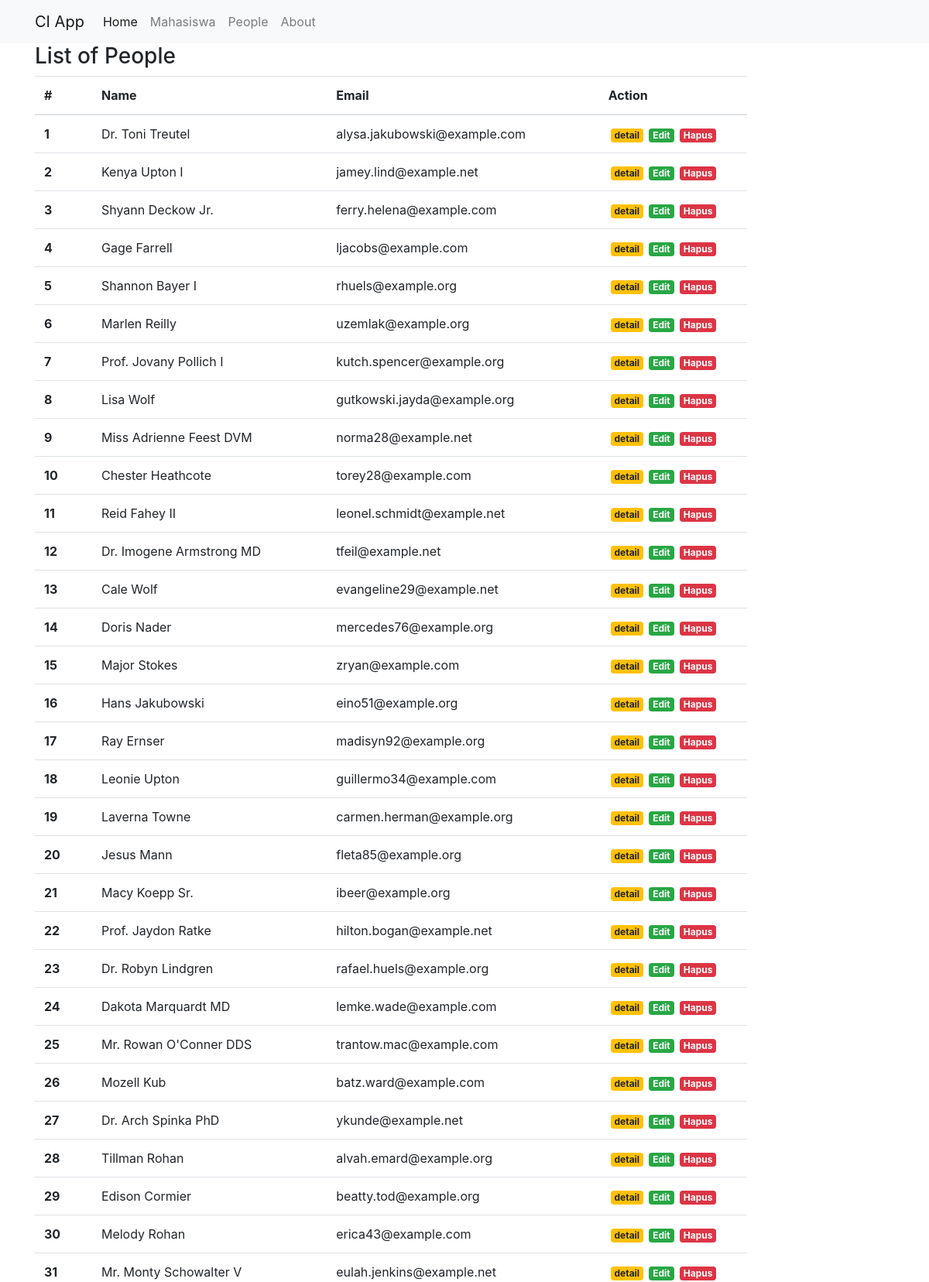
The app's page /index.php/people (upper part) with its own data.
### tables this page shows
CREATE TABLE `Peoples` (
  `id` int(9) unsigned NOT NULL AUTO_INCREMENT,
  `name` varchar(100) NOT NULL,
  `address` varchar(255) NOT NULL,
  `email` varchar(100) NOT NULL,
  PRIMARY KEY (`id`),
  KEY `email` (`email`)
);

### application/controllers/People.php (called while the page is built, shortened)
<?php
class People extends CI_Controller
{
   public function __construct()
   {
      $this->load->model('People_model');
      $this->load->library('form_validation');
   }
   public function index()
   {
      $data['judul'] = 'List of People';
      $data['peoples'] = $this->People_model->getAllPeople();
      $this->load->view('templates/header', $data);
      $this->load->view('people/index', $data);
      $this->load->view('templates/footer');
   }
}

### index.php (called while the page is built, shortened)
<?php
require_once BASEPATH.'core/CodeIgniter.php';

### application/models/People_model.php (called while the page is built)
<?php
class People_model extends CI_Model
{
   public function getAllPeople()
   {
      return $this->db->get('peoples')->result_array();
   }
}

### application/views/people/index.php (the view)
<div class="container">
   <div class="row">
      <div class="col-md-10">
         <h3>List of People</h3>
         <table class="table">
            <thead>
               <tr>
                  <th>#</th>
                  <th>Name</th>
                  <th>Email</th>
                  <th>Action</th>
               </tr>
            </thead>
            <tbody>
               <?php foreach ($peoples as $people) : ?>
                  <tr>
                     <th><?= $people['id']; ?></th>
                     <td><?= $people['name']; ?></td>
                     <td><?= $people['email']; ?></td>
                     <td>
                        <a href="" class="badge badge-warning">detail</a>
                        <a href="" class="badge badge-success">Edit</a>
                        <a href="" class="badge badge-danger">Hapus</a>
                     </td>
                  </tr>
               <?php endforeach; ?>
            </tbody>
         </table>
      </div>
   </div>
</div>

### application/views/templates/header.php (shortened to what this page needs)
<!doctype html>
<html lang="en">
<head>
   <link rel="stylesheet" href="https://stackpath.bootstrapcdn.com/bootstrap/4.3.1/css/bootstrap.min.css">
   <link rel="stylesheet" href="<?= base_url(); ?>assets/css/style.css">
</head>
<body>
   <nav class="navbar navbar-expand-lg navbar-light bg-light">
      <div class="container">
         <a class="navbar-brand" href="#">CI App</a>
         <div class="collapse navbar-collapse" id="navbarNav">
            <ul class="navbar-nav">
               <li class="nav-item active">
                  <a class="nav-link" href="<?= base_url(); ?>">Home <span class="sr-only">(current)</span></a>
               </li>
               <li class="nav-item">
                  <a class="nav-link" href="<?= base_url(); ?>mahasiswa">Mahasiswa</a>
               </li>
               <li class="nav-item">
                  <a class="nav-link" href="<?= base_url(); ?>people">People</a>
               </li>
               <li class="nav-item">
                  <a class="nav-link" href="<?= base_url(); ?>about">About</a>
               </li>
            </ul>
         </div>
      </div>
   </nav>

### application/views/templates/footer.php (shortened to what this page needs)
</body>

### assets/css/style.css (style rules this page uses)
.badge { margin-left: 3px; }

### records on screen
peoples: id "1", name "Dr. Toni Treutel", email "alysa.jakubowski@example.com"
peoples: id "2", name "Kenya Upton I", email "jamey.lind@example.net"
peoples: id "3", name "Shyann Deckow Jr.", email "ferry.helena@example.com"
peoples: id "4", name "Gage Farrell", email "ljacobs@example.com"
peoples: id "5", name "Shannon Bayer I", email "rhuels@example.org"
peoples: id "6", name "Marlen Reilly", email "uzemlak@example.org"
peoples: id "7", name "Prof. Jovany Pollich I", email "kutch.spencer@example.org"
peoples: id "8", name "Lisa Wolf", email "gutkowski.jayda@example.org"
peoples: id "9", name "Miss Adrienne Feest DVM", email "norma28@example.net"
peoples: id "10", name "Chester Heathcote", email "torey28@example.com"
peoples: id "11", name "Reid Fahey II", email "leonel.schmidt@example.net"
peoples: id "12", name "Dr. Imogene Armstrong MD", email "tfeil@example.net"
peoples: id "13", name "Cale Wolf", email "evangeline29@example.net"
peoples: id "14", name "Doris Nader", email "mercedes76@example.org"
peoples: id "15", name "Major Stokes", email "zryan@example.com"
peoples: id "16", name "Hans Jakubowski", email "eino51@example.org"
peoples: id "17", name "Ray Ernser", email "madisyn92@example.org"
peoples: id "18", name "Leonie Upton", email "guillermo34@example.com"
peoples: id "19", name "Laverna Towne", email "carmen.herman@example.org"
peoples: id "20", name "Jesus Mann", email "fleta85@example.org"
peoples: id "21", name "Macy Koepp Sr.", email "ibeer@example.org"
peoples: id "22", name "Prof. Jaydon Ratke", email "hilton.bogan@example.net"
peoples: id "23", name "Dr. Robyn Lindgren", email "rafael.huels@example.org"
peoples: id "24", name "Dakota Marquardt MD", email "lemke.wade@example.com"
peoples: id "25", name "Mr. Rowan O'Conner DDS", email "trantow.mac@example.com"
peoples: id "26", name "Mozell Kub", email "batz.ward@example.com"
peoples: id "27", name "Dr. Arch Spinka PhD", email "ykunde@example.net"
peoples: id "28", name "Tillman Rohan", email "alvah.emard@example.org"
peoples: id "29", name "Edison Cormier", email "beatty.tod@example.org"
peoples: id "30", name "Melody Rohan", email "erica43@example.com"
peoples: id "31", name "Mr. Monty Schowalter V", email "eulah.jenkins@example.net"
